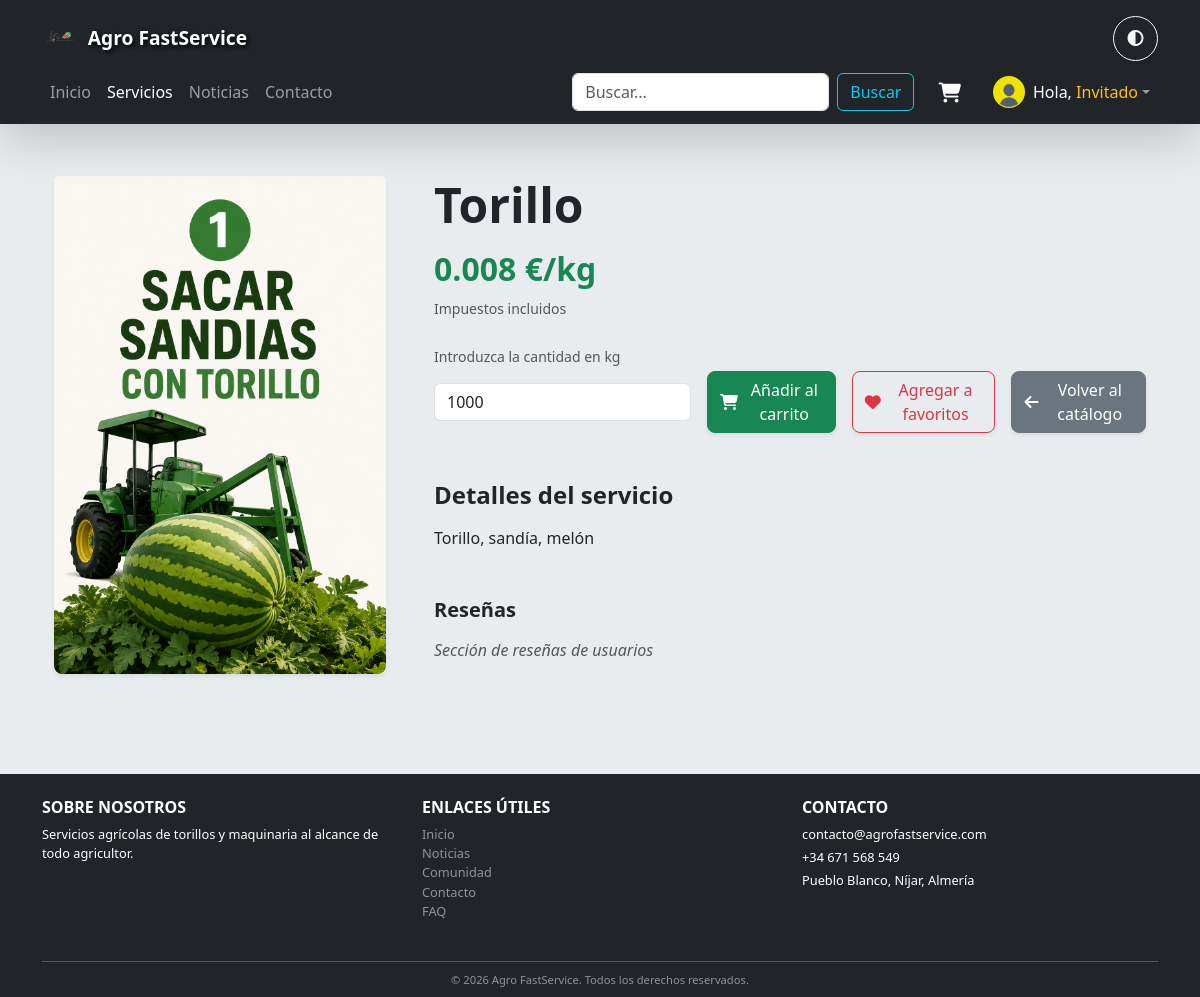
The page /servicios/1/ on the database as committed earlier.
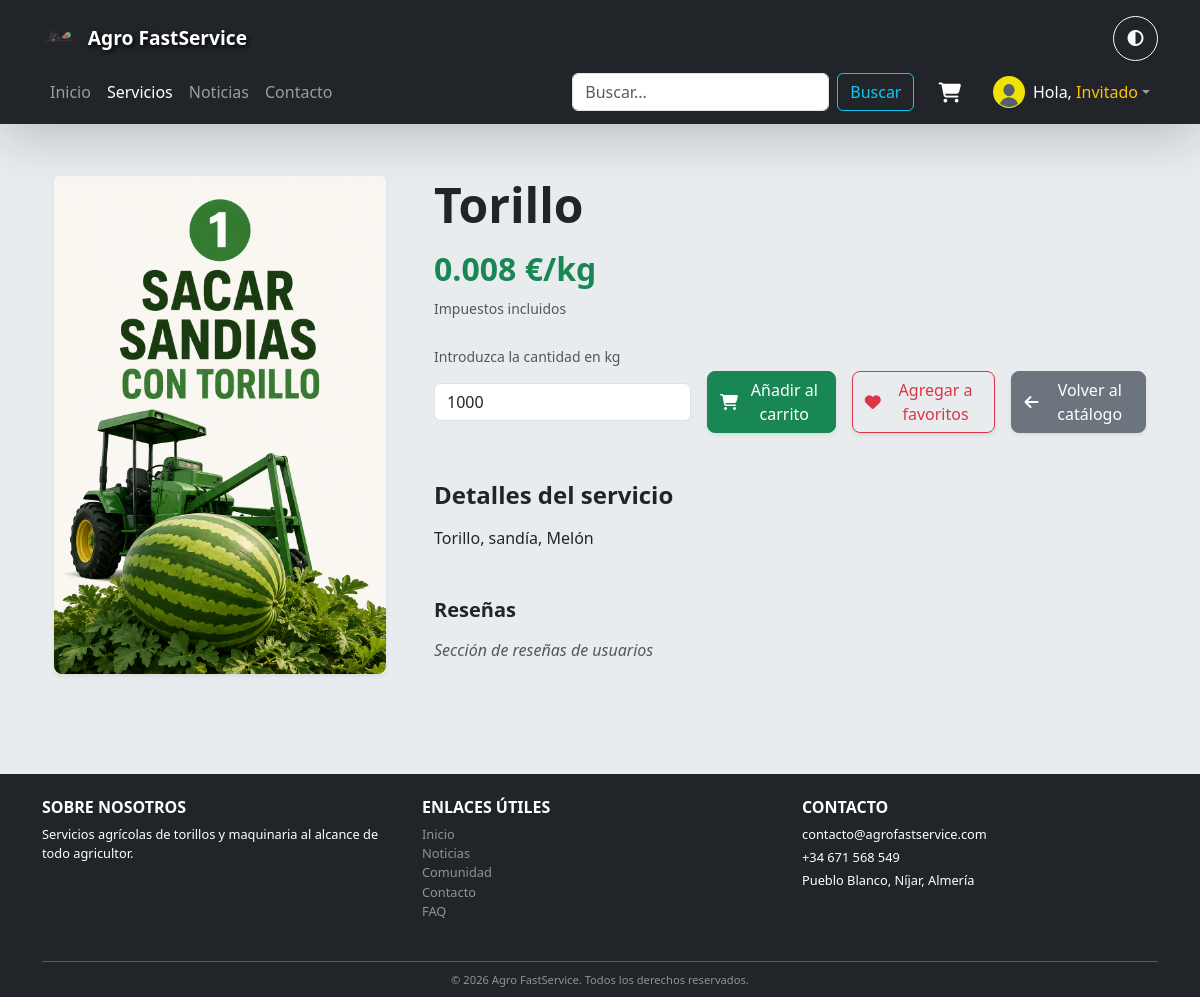
The same page on the database as committed later.
### servicios/models.py (models this page shows, shortened)
class Servicio(models.Model):
    nombre = models.CharField(max_length=100)
    precio = models.DecimalField(max_digits=6, decimal_places=3)
    categoria = models.CharField(max_length=200)
    imagen = models.CharField(max_length=200, default="default.png")

### servicios/views.py (the view)
# urls.py: path('<int:pk>/', views.detalle_servicio, name='detalle_servicio'),
def detalle_servicio(request, pk):
    servicio = get_object_or_404(Servicio, pk=pk)
    '''
    Una variable servicio que obtiene el objeto de un servicio concreto
    pasandole el modelo Servicio y una primary key (pk).
    '''
    contexto = {'servicio': servicio}
    return render(request, 'servicios/detalle_servicio.html', contexto)

### carrito/context_processors.py (called while the page is built)
def carrito_total(request):
    total_items = 0
    if request.user.is_authenticated:
        carrito = Carrito.objects.filter(usuario=request.user).first()
        if carrito:
            total_items = carrito.total_items()
    return {'carrito_total_items': total_items}

### servicios/templates/servicios/detalle_servicio.html (shortened to what this page needs)
{% extends 'base.html' %}
{% load static %}
{% block content %}
    <div class="container py-5">
        <div class="row g-5 align-items-start">
            <div class="col-12 col-md-4">
                <div class="card shadow-sm border-0 overflow-hidden">
                    <img src="{% static 'img/portadas/' %}{{ servicio.imagen }}" class="detalle-img rounded-3 img-fluid"
                         alt="Imagen del servicio {{ servicio.nombre }}">
                </div>
            </div>
            <div class="col-12 col-md-8 text-start">
                <h1 class="display-5 fw-bold mb-3 text-body">{{ servicio.nombre }}</h1>
                <div class="mb-4">
                    <h2 class="text-success fw-bold">{{ servicio.precio }} €/kg</h2>
                    <small class="text-body-secondary">Impuestos incluidos</small>
                </div>
                <form method="post" action="{% url 'carrito:agregar' servicio.id %}">
                                            <label class="form-label text-body-secondary small mb-1">Introduzca la cantidad en kg</label>
                    <div class="d-flex flex-column flex-sm-row gap-3 mb-5 align-items-center">
                        <input type="number" name="cantidad" min="1" value="1000"
                               class="form-control w-auto" placeholder="Kg estimados">
                        <button type="submit"
                                class="btn btn-success btn-md rounded-3 shadow-sm d-flex align-items-center justify-content-center">
                            <i class="fas fa-shopping-cart me-2"></i>Añadir al carrito
                        </button>
                        <button type="button"
                                class="btn btn-outline-danger btn-md rounded-3 shadow-sm d-flex align-items-center justify-content-center">
                            <i class="fas fa-heart me-2"></i>Agregar a favoritos
                        </button>
                        <a href="{% url 'servicios:lista_servicios' %}"
                           class="btn btn-secondary btn-md rounded-3 shadow-sm d-flex align-items-center justify-content-center mt-3 mt-sm-0">
                            <i class="fas fa-arrow-left me-2"></i>Volver al catálogo
                        </a>
                    </div>
                </form>
                <div class="mb-5">
                    <h4 class="fw-semibold mb-3 text-body">Detalles del servicio</h4>
                    <p class="mb-1 text-body">{{ servicio.categoria }}</p>
                </div>
                <div>
                    <h5 class="fw-semibold mb-3 text-body">Reseñas</h5>
                    <p class="text-body text-body-secondary fst-italic">Sección de reseñas de usuarios</p>
                </div>
            </div>
        </div>
    </div>
{% endblock %}

Rows that differ between the two databases and show on the page:
changed Servicio "Torillo": categoria "Torillo, sandía, melón" → "Torillo, sandía, Melón"
